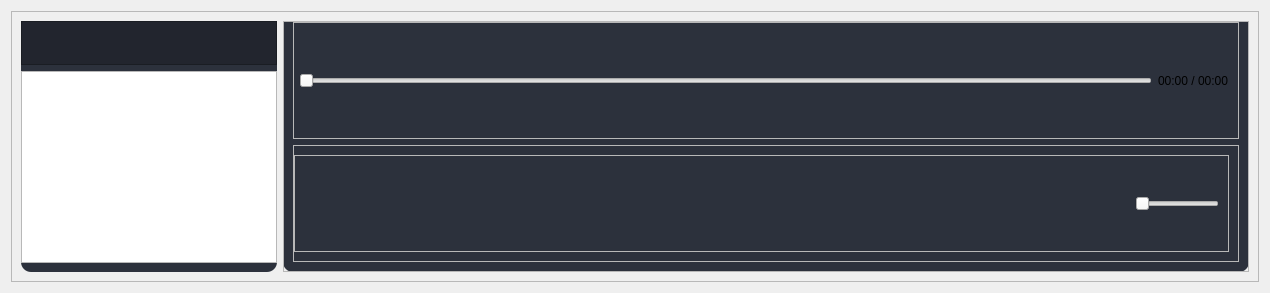
         <widget class="QWidget" name="mediaPage">
          <property name="styleSheet">
           <string notr="true"/>
          </property>
          <layout class="QVBoxLayout" name="verticalLayout_4">
           <item>
            <widget class="QFrame" name="mediaPlayer">
             <property name="styleSheet">
              <string notr="true">#mediaPlaylistContainer, #mediaPlayerContainer
{
	background-color: #2c313c;
	border-radius: 10px;
	border-top-left-radius: 0px;
	border-top-right-radius: 0px;
}

QPushButton {
	padding: 5px;
	border-radius: 4px;
}

QPushButton:hover {
	background-color: #434158;
}

QPushButton:pressed {
	background-color: #22252e;
}
</string>
             </property>
             <property name="frameShape">
              <enum>QFrame::StyledPanel</enum>
             </property>
             <property name="frameShadow">
              <enum>QFrame::Raised</enum>
             </property>
             <layout class="QHBoxLayout" name="horizontalLayout_34">
              <item>
               <widget class="QFrame" name="mediaPlaylistContainer">
                <property name="styleSheet">
                 <string notr="true">#mediaPlaylistControls
{
	background-color: #22252e
}

QPushButton:pressed {
	background-color:  #221f2e;
}</string>
                </property>
                <property name="frameShape">
                 <enum>QFrame::StyledPanel</enum>
                </property>
                <property name="frameShadow">
                 <enum>QFrame::Raised</enum>
                </property>
                <layout class="QVBoxLayout" name="verticalLayout_20">
                 <property name="leftMargin">
                  <number>0</number>
                 </property>
                 <property name="topMargin">
                  <number>0</number>
                 </property>
                 <property name="rightMargin">
                  <number>0</number>
                 </property>
                 <item>
                  <widget class="QFrame" name="mediaPlaylistControls">
                   <property name="enabled">
                    <bool>true</bool>
                   </property>
                   <property name="frameShape">
                    <enum>QFrame::StyledPanel</enum>
                   </property>
                   <property name="frameShadow">
                    <enum>QFrame::Raised</enum>
                   </property>
                   <layout class="QHBoxLayout" name="horizontalLayout_35">
                    <item>
                     <widget class="QPushButton" name="mediaPlaylistOpenBtn">
                      <property name="sizePolicy">
                       <sizepolicy hsizetype="Fixed" vsizetype="Fixed">
                        <horstretch>0</horstretch>
                        <verstretch>0</verstretch>
                       </sizepolicy>
                      </property>
                      <property name="cursor">
                       <cursorShape>PointingHandCursor</cursorShape>
                      </property>
                      <property name="text">
                       <string/>
                      </property>
                      <property name="icon">
                       <iconset>
                        <normaloff>../resource/icons/file-plus.svg</normaloff>../resource/icons/file-plus.svg</iconset>
                      </property>
                      <property name="iconSize">
                       <size>
                        <width>20</width>
                        <height>20</height>
                       </size>
                      </property>
                     </widget>
                    </item>
                    <item>
                     <widget class="QPushButton" name="mediaPlaylistRemoveBtn">
                      <property name="sizePolicy">
                       <sizepolicy hsizetype="Fixed" vsizetype="Fixed">
                        <horstretch>0</horstretch>
                        <verstretch>0</verstretch>
                       </sizepolicy>
                      </property>
                      <property name="cursor">
                       <cursorShape>PointingHandCursor</cursorShape>
                      </property>
                      <property name="text">
                       <string/>
                      </property>
                      <property name="icon">
                       <iconset>
                        <normaloff>../resource/icons/trash-2.svg</normaloff>../resource/icons/trash-2.svg</iconset>
                      </property>
                      <property name="iconSize">
                       <size>
                        <width>20</width>
                        <height>20</height>
                       </size>
                      </property>
                     </widget>
                    </item>
                    <item>
                     <spacer name="mediaPlaylistControlsSpacer">
                      <property name="orientation">
                       <enum>Qt::Horizontal</enum>
                      </property>
                      <property name="sizeHint" stdset="0">
                       <size>
                        <width>40</width>
                        <height>20</height>
                       </size>
                      </property>
                     </spacer>
                    </item>
                   </layout>
                  </widget>
                 </item>
                 <item>
                  <widget class="QListView" name="mediaPlaylistListView"/>
                 </item>
                </layout>
               </widget>
              </item>
              <item>
               <widget class="QFrame" name="mediaPlayerContainer">
                <property name="frameShape">
                 <enum>QFrame::StyledPanel</enum>
                </property>
                <property name="frameShadow">
                 <enum>QFrame::Raised</enum>
                </property>
                <layout class="QVBoxLayout" name="verticalLayout_21">
                 <property name="leftMargin">
                  <number>0</number>
                 </property>
                 <property name="topMargin">
                  <number>0</number>
                 </property>
                 <property name="rightMargin">
                  <number>0</number>
                 </property>
                 <property name="bottomMargin">
                  <number>0</number>
                 </property>
                 <item>
                  <layout class="QGridLayout" name="mediaPlayerVideoWidgetContainer" rowminimumheight="0"/>
                 </item>
                 <item>
                  <widget class="QFrame" name="mediaPlayerControls">
                   <property name="frameShape">
                    <enum>QFrame::StyledPanel</enum>
                   </property>
                   <property name="frameShadow">
                    <enum>QFrame::Raised</enum>
                   </property>
                   <layout class="QVBoxLayout" name="verticalLayout_22">
                    <property name="topMargin">
                     <number>0</number>
                    </property>
                    <item>
                     <widget class="QFrame" name="mediaPlayerControlsTop">
                      <property name="frameShape">
                       <enum>QFrame::StyledPanel</enum>
                      </property>
                      <property name="frameShadow">
                       <enum>QFrame::Raised</enum>
                      </property>
                      <layout class="QHBoxLayout" name="horizontalLayout_38">
                       <property name="leftMargin">
                        <number>5</number>
                       </property>
                       <item>
                        <widget class="QSlider" name="mediaPlayerSeekSlider">
                         <property name="cursor">
                          <cursorShape>PointingHandCursor</cursorShape>
                         </property>
                         <property name="orientation">
                          <enum>Qt::Horizontal</enum>
                         </property>
                        </widget>
                       </item>
                       <item>
                        <widget class="QLabel" name="mediaPlayerDurationLabel">
                         <property name="text">
                          <string>00:00 / 00:00</string>
                         </property>
                        </widget>
                       </item>
                      </layout>
                     </widget>
                    </item>
                    <item>
                     <widget class="QFrame" name="mediaPlayerControlsBottom">
                      <property name="frameShape">
                       <enum>QFrame::StyledPanel</enum>
                      </property>
                      <property name="frameShadow">
                       <enum>QFrame::Raised</enum>
                      </property>
                      <layout class="QHBoxLayout" name="horizontalLayout_36">
                       <property name="leftMargin">
                        <number>0</number>
                       </property>
                       <item>
                        <widget class="QFrame" name="mediaPlayerButtons">
                         <property name="frameShape">
                          <enum>QFrame::StyledPanel</enum>
                         </property>
                         <property name="frameShadow">
                          <enum>QFrame::Raised</enum>
                         </property>
                         <layout class="QHBoxLayout" name="horizontalLayout_37">
                          <property name="leftMargin">
                           <number>0</number>
                          </property>
                          <item>
                           <widget class="QPushButton" name="mediaPlayerPlayBtn">
                            <property name="cursor">
                             <cursorShape>PointingHandCursor</cursorShape>
                            </property>
                            <property name="text">
                             <string/>
                            </property>
                            <property name="icon">
                             <iconset>
                              <normaloff>../resource/icons/play.svg</normaloff>../resource/icons/play.svg</iconset>
                            </property>
                            <property name="iconSize">
                             <size>
                              <width>24</width>
                              <height>24</height>
                             </size>
                            </property>
                           </widget>
                          </item>
                          <item>
                           <widget class="QPushButton" name="mediaPlayerPrevBtn">
                            <property name="cursor">
                             <cursorShape>PointingHandCursor</cursorShape>
                            </property>
                            <property name="text">
                             <string/>
                            </property>
                            <property name="icon">
                             <iconset>
                              <normaloff>../resource/icons/rewind.svg</normaloff>../resource/icons/rewind.svg</iconset>
                            </property>
                            <property name="iconSize">
                             <size>
                              <width>24</width>
                              <height>24</height>
                             </size>
                            </property>
                           </widget>
                          </item>
                          <item>
                           <widget class="QPushButton" name="mediaPlayerStopBtn">
                            <property name="cursor">
                             <cursorShape>PointingHandCursor</cursorShape>
                            </property>
                            <property name="text">
                             <string/>
                            </property>
                            <property name="icon">
                             <iconset>
                              <normaloff>../resource/icons/square.svg</normaloff>../resource/icons/square.svg</iconset>
                            </property>
                            <property name="iconSize">
                             <size>
                              <width>24</width>
                              <height>24</height>
                             </size>
                            </property>
                           </widget>
                          </item>
                          <item>
                           <widget class="QPushButton" name="mediaPlayerNextBtn">
                            <property name="cursor">
                             <cursorShape>PointingHandCursor</cursorShape>
                            </property>
                            <property name="text">
                             <string/>
                            </property>
                            <property name="icon">
                             <iconset>
                              <normaloff>../resource/icons/fast-forward.svg</normaloff>../resource/icons/fast-forward.svg</iconset>
                            </property>
                            <property name="iconSize">
                             <size>
                              <width>24</width>
                              <height>24</height>
                             </size>
                            </property>
                           </widget>
                          </item>
                          <item>
                           <spacer name="mediaPlayerButtonsSpacer">
                            <property name="orientation">
                             <enum>Qt::Horizontal</enum>
                            </property>
                            <property name="sizeType">
                             <enum>QSizePolicy::Fixed</enum>
                            </property>
                            <property name="sizeHint" stdset="0">
                             <size>
                              <width>600</width>
                              <height>20</height>
                             </size>
                            </property>
                           </spacer>
                          </item>
                          <item>
                           <widget class="QPushButton" name="mediaPlayerMuteBtn">
                            <property name="cursor">
                             <cursorShape>PointingHandCursor</cursorShape>
                            </property>
                            <property name="text">
                             <string/>
                            </property>
                            <property name="icon">
                             <iconset>
                              <normaloff>../resource/icons/volume-2.svg</normaloff>../resource/icons/volume-2.svg</iconset>
                            </property>
                            <property name="iconSize">
                             <size>
                              <width>20</width>
                              <height>20</height>
                             </size>
                            </property>
                            <property name="checkable">
                             <bool>true</bool>
                            </property>
                           </widget>
                          </item>
                          <item>
                           <widget class="QSlider" name="mediaPlayerVolumeSlider">
                            <property name="cursor">
                             <cursorShape>PointingHandCursor</cursorShape>
                            </property>
                            <property name="orientation">
                             <enum>Qt::Horizontal</enum>
                            </property>
                           </widget>
                          </item>
                         </layout>
                        </widget>
                       </item>
                      </layout>
                     </widget>
                    </item>
                   </layout>
                  </widget>
                 </item>
                </layout>
               </widget>
              </item>
             </layout>
            </widget>
           </item>
          </layout>
         </widget>
